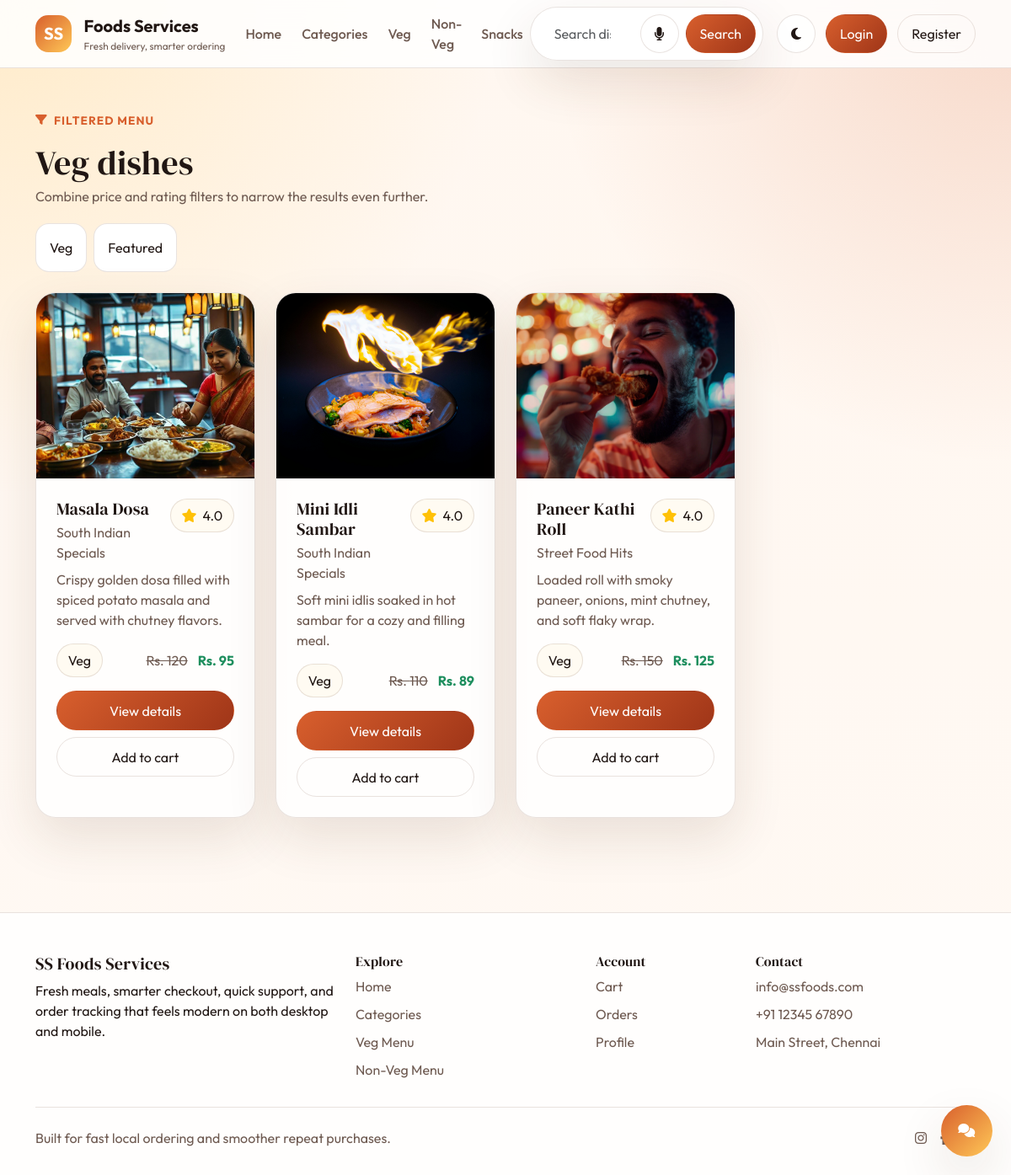
Page /food/Veg/ on the committed database.
### Food_app/models.py (models this page shows, shortened)
class Items(models.Model):
    VEG_NON_VEG_CHOICES = [
        ("Veg", "Veg"),
        ("Non-Veg", "Non-Veg"),
        ("Snacks", "Snacks"),
    ]
    category = models.ForeignKey(Category, on_delete=models.CASCADE, related_name="items")
    name = models.CharField(max_length=400)
    item_description = models.TextField(max_length=1000)
    price = models.FloatField()
    offer_price = models.FloatField()
    item_image = models.CharField(max_length=3000, null=True, blank=True)
    image_upload = models.FileField(upload_to="food_images/", null=True, blank=True)
    quantity = models.IntegerField()
    underrated_item = models.BooleanField(default=False)
    new_added_item = models.BooleanField(default=False)
    veg_non_veg = models.CharField(max_length=10, choices=VEG_NON_VEG_CHOICES, default="Veg")
    rating = models.FloatField(default=4.0)
    class Meta:
        ordering = ["-new_added_item", "-rating", "name"]
    @property
    def display_image(self):
        if self.image_upload:
            return self.image_upload.url
        if self.item_image:
            return self.item_image
        return "https://via.placeholder.com/320x220?text=Food+Image"

class Category(models.Model):
    food_names = models.CharField(max_length=200)
    image = models.CharField(max_length=3000, null=True, blank=True)
    image_upload = models.FileField(upload_to="category_images/", null=True, blank=True)
    description = models.TextField(max_length=1000)
    class Meta:
        ordering = ["food_names"]

### Food_app/app_views.py (the view)
# urls.py: path("food/<str:category_type>/", views.filter_by_veg_nonveg, name="food_by_type"),
def filter_by_veg_nonveg(request, category_type):
    if category_type not in ["Veg", "Non-Veg", "Snacks"]:
        messages.error(request, "Invalid category type.")
        return redirect("Home")
    params = request.GET.copy()
    params["veg"] = category_type
    items, filter_state, applied_filters = apply_item_filters(Items.objects.select_related("category"), params)
    filter_state["veg"] = category_type
    return render(
        request,
        "food_list.html",
        {
            "items": items,
            "category_type": category_type,
            "filter_state": filter_state,
            "applied_filters": applied_filters,
        },
    )

### Food_app/context_processors.py (called while the page is built, shortened)
def shared_state(request):
    if not request.user.is_authenticated:
        return {
            "cart_count": 0,
            "unread_notifications_count": 0,
            "recent_notifications": [],
        }

### Food_app/Templates/food_list.html
{% extends "layouts/main.html" %}
{% block content %}
<section class="container py-4 py-lg-5">
  <div class="section-header">
    <div>
      <span class="eyebrow"><i class="fa-solid fa-filter"></i> Filtered menu</span>
      <h1 class="mt-3 mb-1">{{ category_type }} dishes</h1>
      <p class="mb-0 subtle">Combine price and rating filters to narrow the results even further.</p>
    </div>
  </div>
  {% if applied_filters %}
  <div class="d-flex flex-wrap gap-2 mb-4">
    {% for filter in applied_filters %}
    <span class="filter-chip">{{ filter }}</span>
    {% endfor %}
  </div>
  {% endif %}
  <div class="row g-4">
    {% for item in items %}
    <div class="col-md-6 col-xl-3">
      {% include "includes/item_card.html" with item=item show_category=True %}
    </div>
    {% empty %}
    <div class="col-12">
      <div class="surface-card p-4 text-center">No {{ category_type|lower }} items match the selected filters right now.</div>
    </div>
    {% endfor %}
  </div>
</section>
{% endblock %}

### Food_app/Templates/Layouts/main.html (shortened to what this page needs)
{% load static %}
<!doctype html>
<html lang="en" data-theme="light">
  <head>
    <link href="https://cdn.jsdelivr.net/npm/bootstrap@5.3.3/dist/css/bootstrap.min.css" rel="stylesheet">
    <link href="https://cdnjs.cloudflare.com/ajax/libs/font-awesome/6.5.2/css/all.min.css" rel="stylesheet">
    <link href="{% static 'CSS/style.css' %}" rel="stylesheet">
  </head>
  <body>
    {% include "includes/navbar.html" %}
    <main class="page-shell">
      {% block content %}{% endblock %}
    </main>
    {% include "includes/footer.html" %}
    <div class="floating-chat">
      <button class="chat-toggle" type="button" id="chatToggle" aria-label="Open support chat">
        <i class="fa-solid fa-comments"></i>
      </button>
    </div>
  </body>
</html>

### Food_app/Templates/Includes/navbar.html (shortened to what this page needs)
<nav class="navbar navbar-expand-xl site-navbar sticky-top">
  <div class="container">
    <a class="navbar-brand brand-mark" href="{% url 'Home' %}">
      <span class="brand-pill">SS</span>
      <span>
        <strong>Foods Services</strong>
        <small>Fresh delivery, smarter ordering</small>
      </span>
    </a>
    <div class="collapse navbar-collapse" id="siteNavbar">
      <ul class="navbar-nav me-auto align-items-xl-center gap-xl-2">
        <li class="nav-item"><a class="nav-link" href="{% url 'Home' %}">Home</a></li>
        <li class="nav-item"><a class="nav-link" href="{% url 'Category' %}">Categories</a></li>
        <li class="nav-item"><a class="nav-link" href="{% url 'food_by_type' 'Veg' %}">Veg</a></li>
        <li class="nav-item"><a class="nav-link" href="{% url 'food_by_type' 'Non-Veg' %}">Non-Veg</a></li>
        <li class="nav-item"><a class="nav-link" href="{% url 'food_by_type' 'Snacks' %}">Snacks</a></li>
      </ul>
      <form class="search-shell me-xl-3" method="get" action="{% url 'search' %}">
        <input class="form-control" id="navSearchInput" type="search" name="q" value="{{ request.GET.q }}" placeholder="Search dishes, categories, ingredients">
        <button class="btn icon-button" id="voiceSearchButton" type="button" aria-label="Search by voice">
          <i class="fa-solid fa-microphone"></i>
        </button>
        <button class="btn brand-button" type="submit">Search</button>
      </form>
      <div class="nav-actions">
        <button class="btn icon-button" id="themeToggle" type="button" aria-label="Toggle dark mode">
          <i class="fa-solid fa-moon"></i>
        </button>
        {% if request.user.is_authenticated %}
        <div class="dropdown">
          <button class="btn icon-button position-relative" type="button" data-bs-toggle="dropdown" aria-expanded="false" aria-label="Notifications">
            <i class="fa-regular fa-bell"></i>
            <span class="notification-badge {% if not unread_notifications_count %}d-none{% endif %}" id="notificationBadge">{{ unread_notifications_count }}</span>
          </button>
          <div class="dropdown-menu dropdown-menu-end notification-menu p-0">
            <div class="notification-menu-header">
              <strong>Notifications</strong>
              <a href="{% url 'notifications' %}" class="small">View all</a>
            </div>
            <div id="notificationList">
              {% for notification in recent_notifications %}
              <a class="notification-item {% if not notification.is_read %}notification-unread{% endif %}" href="{{ notification.link|default:'#' }}">
                <strong>{{ notification.title }}</strong>
                <span>{{ notification.message }}</span>
              </a>
              {% empty %}
              <div class="notification-empty">No updates yet.</div>
              {% endfor %}
            </div>
          </div>
        </div>
        <a href="{% url 'Cart' %}" class="btn icon-button position-relative" aria-label="Cart">
          <i class="fa-solid fa-bag-shopping"></i>
          <span class="notification-badge cart-badge {% if not cart_count %}d-none{% endif %}">{{ cart_count }}</span>
        </a>
        <div class="dropdown">
          <button class="btn account-button dropdown-toggle" type="button" data-bs-toggle="dropdown" aria-expanded="false">
            <i class="fa-regular fa-user"></i>
            <span>{{ request.user.username }}</span>
          </button>
          <ul class="dropdown-menu dropdown-menu-end">
            <li><a class="dropdown-item" href="{% url 'profile' %}">Profile</a></li>
            <li><a class="dropdown-item" href="{% url 'Favourite' %}">Wishlist</a></li>
            <li><a class="dropdown-item" href="{% url 'order_tracking' %}">Orders</a></li>
            <li><a class="dropdown-item" href="{% url 'Checkout' %}">Checkout</a></li>
            <li><hr class="dropdown-divider"></li>
            <li><a class="dropdown-item text-danger" href="{% url 'Logout' %}">Logout</a></li>
          </ul>
        </div>
        {% else %}
        <a href="{% url 'Login' %}" class="btn brand-button">Login</a>
        <a href="{% url 'Register' %}" class="btn outline-button">Register</a>
        {% endif %}
      </div>
    </div>
  </div>
</nav>

### Food_app/Templates/Includes/item_card.html
<div class="product-card">
  <a href="{% url 'Product_detail' item.category.food_names item.name %}">
    <img src="{{ item.display_image }}" alt="{{ item.name }}">
  </a>
  <div class="p-3 p-lg-4">
    <div class="d-flex justify-content-between align-items-start gap-3 mb-2">
      <div>
        <h5 class="mb-1">{{ item.name }}</h5>
        {% if show_category %}
        <p class="subtle mb-0">{{ item.category.food_names }}</p>
        {% endif %}
      </div>
      <span class="rating-pill"><i class="fa-solid fa-star text-warning"></i>{{ item.rating|floatformat:1 }}</span>
    </div>
    <p class="subtle mb-3">{{ item.item_description|truncatewords:18 }}</p>
    <div class="d-flex justify-content-between align-items-center mb-3">
      <span class="status-pill">{{ item.veg_non_veg }}</span>
      <div class="price-row">
        <span class="old-price">Rs. {{ item.price|floatformat:0 }}</span>
        <span class="new-price">Rs. {{ item.offer_price|floatformat:0 }}</span>
      </div>
    </div>
    <div class="d-grid gap-2">
      <a href="{% url 'Product_detail' item.category.food_names item.name %}" class="btn brand-button">View details</a>
      <a href="{% url 'AddToCart' %}?product_id={{ item.id }}&product_qty=1" class="btn outline-button">Add to cart</a>
    </div>
  </div>
</div>

### Food_app/Templates/Includes/footer.html
<footer class="site-footer">
  <div class="container">
    <div class="row g-4">
      <div class="col-lg-4">
        <h5>SS Foods Services</h5>
        <p>Fresh meals, smarter checkout, quick support, and order tracking that feels modern on both desktop and mobile.</p>
      </div>
      <div class="col-sm-6 col-lg-3">
        <h6>Explore</h6>
        <ul class="footer-links">
          <li><a href="{% url 'Home' %}">Home</a></li>
          <li><a href="{% url 'Category' %}">Categories</a></li>
          <li><a href="{% url 'food_by_type' 'Veg' %}">Veg Menu</a></li>
          <li><a href="{% url 'food_by_type' 'Non-Veg' %}">Non-Veg Menu</a></li>
        </ul>
      </div>
      <div class="col-sm-6 col-lg-2">
        <h6>Account</h6>
        <ul class="footer-links">
          <li><a href="{% url 'Cart' %}">Cart</a></li>
          <li><a href="{% url 'order_tracking' %}">Orders</a></li>
          <li><a href="{% url 'profile' %}">Profile</a></li>
        </ul>
      </div>
      <div class="col-lg-3">
        <h6>Contact</h6>
        <ul class="footer-links">
          <li><a href="mailto:info@ssfoods.com">info@ssfoods.com</a></li>
          <li><a href="tel:+911234567890">+91 12345 67890</a></li>
          <li>Main Street, Chennai</li>
        </ul>
      </div>
    </div>
    <div class="site-footer-bottom">
      <span>Built for fast local ordering and smoother repeat purchases.</span>
      <div class="footer-socials">
        <a href="#" aria-label="Instagram"><i class="fa-brands fa-instagram"></i></a>
        <a href="#" aria-label="Facebook"><i class="fa-brands fa-facebook-f"></i></a>
        <a href="#" aria-label="Twitter"><i class="fa-brands fa-x-twitter"></i></a>
      </div>
    </div>
  </div>
</footer>

### rows in the picture
Items: display_image (picture), name "Masala Dosa", category.food_names "South Indian Specials", rating "4.0", item_description "Crispy golden dosa filled with spiced potato masala and served with chutney flavors.", veg_non_veg "Veg", price "120", offer_price "95"
Items: display_image (picture), name "Mini Idli Sambar", category.food_names "South Indian Specials", rating "4.0", item_description "Soft mini idlis soaked in hot sambar for a cozy and filling meal.", veg_non_veg "Veg", price "110", offer_price "89"
Items: display_image (picture), name "Paneer Kathi Roll", category.food_names "Street Food Hits", rating "4.0", item_description "Loaded roll with smoky paneer, onions, mint chutney, and soft flaky wrap.", veg_non_veg "Veg", price "150", offer_price "125"

### other values in the picture
{{ category_type }} "Veg"
{{ filter }} "Veg" "Featured"
